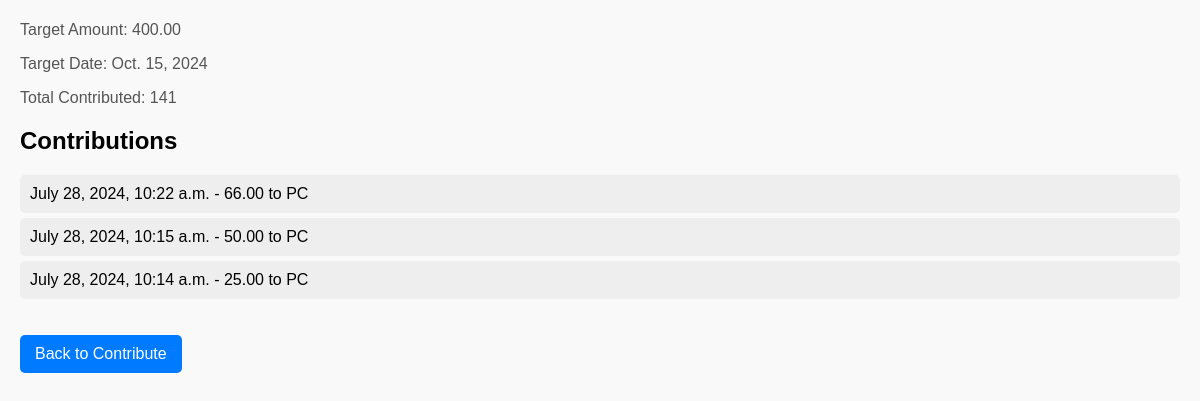
Page /goal-details/16/ on the committed database.
### registration/models.py (models this page shows, shortened)
class SavingsGoal(models.Model):
    user = models.ForeignKey(User, on_delete=models.CASCADE, related_name='savings_goals')
    name = models.CharField(max_length=50)
    target_amount = models.DecimalField(max_digits=10, decimal_places=2)
    target_date = models.DateField()

class Contribution(models.Model):
    savings_goal = models.ForeignKey(SavingsGoal, on_delete=models.CASCADE)
    amount = models.DecimalField(max_digits=10, decimal_places=2)
    date = models.DateTimeField(auto_now_add=True)

### registration/views.py (the view)
# urls.py: path('goal-details/<int:goal_id>/', views.goal_details, name='goal_details'),
def goal_details(request, goal_id):
    goal = get_object_or_404(SavingsGoal, pk=goal_id)
    contributions = Contribution.objects.filter(savings_goal=goal).order_by('-date')
    total_contributed = contributions.aggregate(total=models.Sum('amount'))['total'] or 0
    return render(request, 'goal_details.html', {'goal': goal, 'contributions': contributions, 'total_contributed': total_contributed})

### registration/templates/goal_details.html (shortened to what this page needs)
<!DOCTYPE html>
<html>
<head>
</head>
<body>
    <p>Target Amount: {{ goal.target_amount }}</p>
    <p>Target Date: {{ goal.target_date }}</p>
    <p>Total Contributed: {{ total_contributed }}</p>
    <h2>Contributions</h2>
    <ul>
        {% for contribution in contributions %}
        <li>{{ contribution.date }} - {{ contribution.amount }} to {{ contribution.savings_goal.name }}</li>
        {% endfor %}
    </ul>
    <a href="{% url 'contribute' %}">Back to Contribute</a>
</body>
</html>

### registration/templates/goal_details.html (style rules this page uses)
body { font-family: Arial, sans-serif; margin: 20px; background-color: #f9f9f9; }
p { color: #555; }
ul { list-style-type: none; padding: 0; }
li { background: #eee; margin: 5px 0; padding: 10px; border-radius: 5px; }
a { display: inline-block; margin-top: 20px; padding: 10px 15px; background-color: #007bff; color: #fff; text-decoration: none; border-radius: 5px; }

### rows in the picture
SavingsGoal: target_amount "400.00", target_date "Oct. 15, 2024"
Contribution: date "July 28, 2024, 10:22 a.m.", amount "66.00", savings_goal.name "PC"
Contribution: date "July 28, 2024, 10:15 a.m.", amount "50.00", savings_goal.name "PC"
Contribution: date "July 28, 2024, 10:14 a.m.", amount "25.00", savings_goal.name "PC"

### other values in the picture
{{ total_contributed }} "141"
